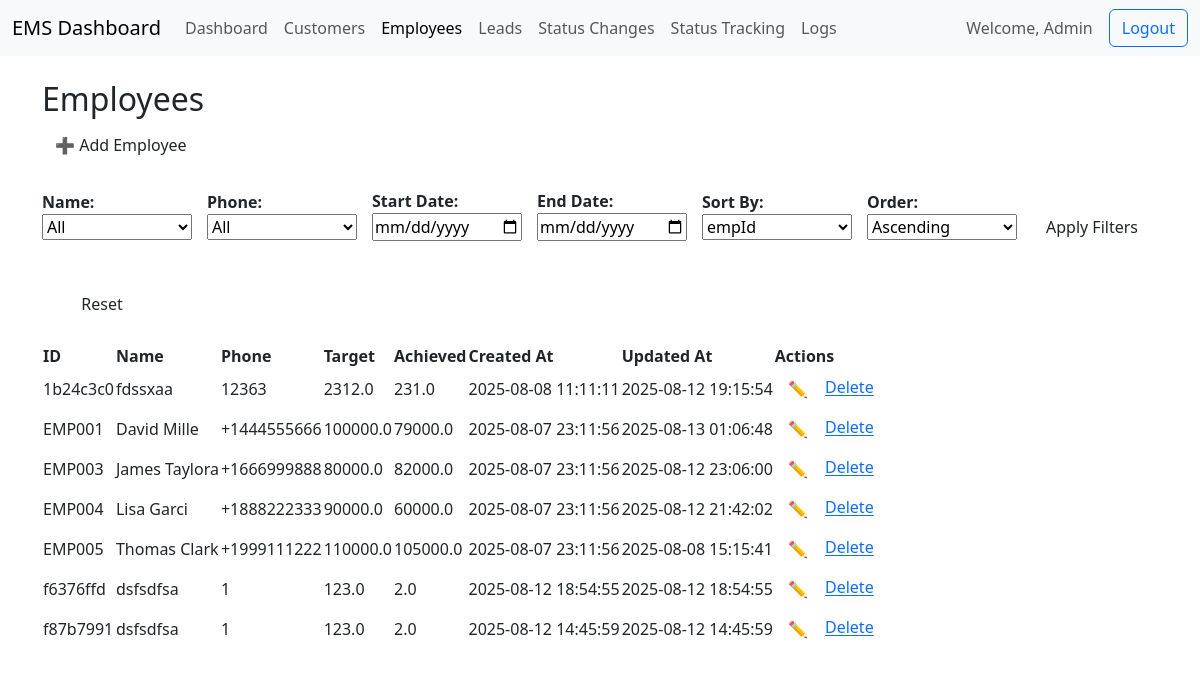
Screenshot of /employees (signed in) with the database file from the repository.
### tables this page shows
CREATE TABLE employees (
    empId TEXT PRIMARY KEY,
    empName TEXT NOT NULL,
    phoneNo TEXT,
    targetAmount REAL NOT NULL CHECK (targetAmount >= 0),
    achievedAmount REAL NOT NULL CHECK (achievedAmount >= 0),
    createdAt TEXT DEFAULT CURRENT_TIMESTAMP,
    updatedAt TEXT DEFAULT CURRENT_TIMESTAMP
);

### app.py (the view)
    def wrap(*args, **kwargs):
        if 'user_id' not in session:
            flash('Please login first.', 'danger')
            return redirect(url_for('login'))
        if session.get('role') != 'admin':
            flash('Admin access required.', 'danger')
            return redirect(url_for('index'))
        return f(*args, **kwargs)

### app.py (called while the page is built)
def get_db_connection():
    conn = sqlite3.connect(DATABASE, timeout=10)
    conn.row_factory = sqlite3.Row
    conn.execute("PRAGMA journal_mode=WAL")
    return conn

def admin_required(f):
    def wrap(*args, **kwargs):
        if 'user_id' not in session:
            flash('Please login first.', 'danger')
            return redirect(url_for('login'))
        if session.get('role') != 'admin':
            flash('Admin access required.', 'danger')
            return redirect(url_for('index'))
        return f(*args, **kwargs)
    wrap.__name__ = f.__name__
    return wrap

### templates/employees.html (shortened to what this page needs)
{% extends "base.html" %}
{% block content %}
<h2>Employees</h2>
<div class="button-group">
    <a href="{{ url_for('add_employee') }}" class="btn">➕ Add Employee</a>
</div>
<form method="GET" action="{{ url_for('employees') }}" class="filter-form">
    <label>Name:
        <select name="empName">
            <option value="">All</option>
        </select>
    </label>
    <label>Phone:
        <select name="phoneNo">
            <option value="">All</option>
        </select>
    </label>
    <label>Start Date:
        <input type="date" name="start_date" value="{{ filters.start_date }}">
    </label>
    <label>End Date:
        <input type="date" name="end_date" value="{{ filters.end_date }}">
    </label>
    <label>Sort By:
        <select name="sort_by">
            {% for col in ['empId', 'empName', 'targetAmount', 'achievedAmount', 'createdAt', 'updatedAt'] %}
            <option value="{{ col }}" {% if sort_by == col %}selected{% endif %}>{{ col }}</option>
            {% endfor %}
        </select>
    </label>
    <label>Order:
        <select name="sort_order">
            <option value="asc" {% if sort_order == 'asc' %}selected{% endif %}>Ascending</option>
        </select>
    </label>
    <button type="submit" class="btn">Apply Filters</button>
    <a href="{{ url_for('employees') }}" class="btn danger">Reset</a>
</form>
<table>
    <thead>
        <tr>
            <th>ID</th>
            <th>Name</th>
            <th>Phone</th>
            <th>Target</th>
            <th>Achieved</th>
            <th>Created At</th>
            <th>Updated At</th>
            <th>Actions</th>
        </tr>
    </thead>
    <tbody>
        {% for employee in employees %}
        <tr>
            <td>{{ employee.empId }}</td>
            <td>{{ employee.empName }}</td>
            <td>{{ employee.phoneNo or '' }}</td>
            <td>{{ employee.targetAmount }}</td>
            <td>{{ employee.achievedAmount }}</td>
            <td>{{ employee.createdAt }}</td>
            <td>{{ employee.updatedAt }}</td>
            <td>
                <a href="{{ url_for('edit_employee', emp_id=employee.empId) }}" class="btn small">✏️</a>
                <a href="{{ url_for('delete_employee', emp_id=employee.empId) }}" class="btn-delete"
                   onclick="return confirm('Delete this employee?')">Delete</a>
            </td>
        </tr>
        {% endfor %}
    </tbody>
</table>
{% endblock %}

### templates/employees.html (style rules this page uses)
.filter-form { max-width: 1400px; margin: 20px auto; display: flex; flex-wrap: wrap; gap: 15px; align-items: center; }
.filter-form label { display: flex; flex-direction: column; font-weight: 600; min-width: 150px; }
.filter-form .btn, .filter-form .btn.danger { min-width: 120px; margin-top: 24px; }

### rows the page displays
employees: empId "1b24c3c0", empName "fdssxaa", phoneNo "12363", targetAmount "2312.0", achievedAmount "231.0", createdAt "2025-08-08 11:11:11", updatedAt "2025-08-12 19:15:54"
employees: empId "EMP001", empName "David Mille", phoneNo "+1444555666", targetAmount "100000.0", achievedAmount "79000.0", createdAt "2025-08-07 23:11:56", updatedAt "2025-08-13 01:06:48"
employees: empId "EMP003", empName "James Taylora", phoneNo "+1666999888", targetAmount "80000.0", achievedAmount "82000.0", createdAt "2025-08-07 23:11:56", updatedAt "2025-08-12 23:06:00"
employees: empId "EMP004", empName "Lisa Garci", phoneNo "+1888222333", targetAmount "90000.0", achievedAmount "60000.0", createdAt "2025-08-07 23:11:56", updatedAt "2025-08-12 21:42:02"
employees: empId "EMP005", empName "Thomas Clark", phoneNo "+1999111222", targetAmount "110000.0", achievedAmount "105000.0", createdAt "2025-08-07 23:11:56", updatedAt "2025-08-08 15:15:41"
employees: empId "f6376ffd", empName "dsfsdfsa", phoneNo "1", targetAmount "123.0", achievedAmount "2.0", createdAt "2025-08-12 18:54:55", updatedAt "2025-08-12 18:54:55"
employees: empId "f87b7991", empName "dsfsdfsa", phoneNo "1", targetAmount "123.0", achievedAmount "2.0", createdAt "2025-08-12 14:45:59", updatedAt "2025-08-12 14:45:59"

### other values shown
{{ session.user_name }} "Admin"
form field sort_by "empId"
